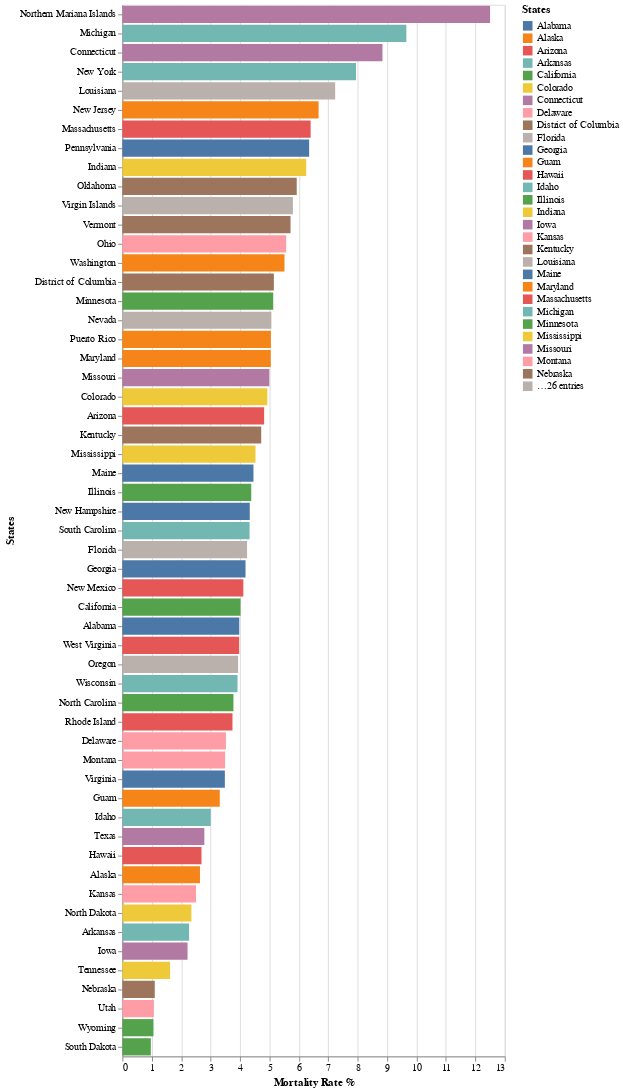

Notebook code cell kept with this figure:
### Markdown cell above
## Graph below plots the Mortality rate in the U.S. in descending order. As we can see, Michigan, Connecticut, and Northen Mariana Islands bear the highest mortality rate of Covind-19 within the U.S, and the state of South Dakota bear the lowest.

### Code cell
import altair as alt

# Drop NaN in Mortality_Rate for plotting purpose. Change 'Motality_Rate' for something else you want to plot.
US_mortality_rate = US_general[['Province_State', 'Mortality_Rate']].dropna()

# Rename columns for readibility
US_mortality_rate.rename(columns={'Mortality_Rate': 'Mortality Rate %', 'Province_State' : 'States'}, inplace=True)

#plot
alt.Chart(US_mortality_rate).mark_bar().encode(
  x='Mortality Rate %',
  y=alt.Y('States', sort='-x'), #sort by descending order
  color='States'
)

### Figure 1 — Vega-Lite specification as saved in the notebook (floating-point values rounded to 4 significant figures)
{"config": {"view": {"continuousWidth": 400, "continuousHeight": 300}}, "data": {"name": "data-b151a9737bd009365b9deb6f57619f3c"}, "mark": "bar", "encoding": {"color": {"type": "nominal", "field": "States"}, "x": {"type": "quantitative", "field": "Mortality Rate %"}, "y": {"type": "nominal", "field": "States", "sort": "-x"}}, "$schema": "https://vega.github.io/schema/vega-lite/v4.8.1.json", "datasets": {"data-b151a9737bd009365b9deb6f57619f3c": [{"States": "Alabama", "Mortality Rate %": 3.974}, {"States": "Alaska", "Mortality Rate %": 2.639}, {"States": "Arizona", "Mortality Rate %": 4.821}, {"States": "Arkansas", "Mortality Rate %": 2.268}, {"States": "California", "Mortality Rate %": 4.018}, {"States": "Colorado", "Mortality Rate %": 4.928}, {"States": "Connecticut", "Mortality Rate %": 8.842}, {"States": "Delaware", "Mortality Rate %": 3.521}, {"States": "District of Columbia", "Mortality Rate %": 5.15}, {"States": "Florida", "Mortality Rate %": 4.239}, {"States": "Georgia", "Mortality Rate %": 4.187}, {"States": "Guam", "Mortality Rate %": 3.311}, {"States": "Hawaii", "Mortality Rate %": 2.69}, {"States": "Idaho", "Mortality Rate %": 3.004}, {"States": "Illinois", "Mortality Rate %": 4.381}, {"States": "Indiana", "Mortality Rate %": 6.251}, {"States": "Iowa", "Mortality Rate %": 2.216}, {"States": "Kansas", "Mortality Rate %": 2.503}, {"States": "Kentucky", "Mortality Rate %": 4.72}, {"States": "Louisiana", "Mortality Rate %": 7.234}, {"States": "Maine", "Mortality Rate %": 4.457}, {"States": "Maryland", "Mortality Rate %": 5.045}, {"States": "Massachusetts", "Mortality Rate %": 6.4}, {"States": "Michigan", "Mortality Rate %": 9.654}, {"States": "Minnesota", "Mortality Rate %": 5.128}, {"States": "Mississippi", "Mortality Rate %": 4.526}, {"States": "Missouri", "Mortality Rate %": 4.996}, {"States": "Montana", "Mortality Rate %": 3.493}, {"States": "Nebraska", "Mortality Rate %": 1.101}, {"States": "Nevada", "Mortality Rate %": 5.065}, {"States": "New Hampshire", "Mortality Rate %": 4.331}, {"States": "New Jersey", "Mortality Rate %": 6.671}, {"States": "New Mexico", "Mortality Rate %": 4.113}, {"States": "New York", "Mortality Rate %": 7.943}, {"States": "North Carolina", "Mortality Rate %": 3.776}, {"States": "North Dakota", "Mortality Rate %": 2.347}, {"States": "Northern Mariana Islands", "Mortality Rate %": 12.5}, {"States": "Ohio", "Mortality Rate %": 5.569}, {"States": "Oklahoma", "Mortality Rate %": 5.927}, {"States": "Oregon", "Mortality Rate %": 3.934}, {"States": "Pennsylvania", "Mortality Rate %": 6.35}, {"States": "Puerto Rico", "Mortality Rate %": 5.05}, {"States": "Rhode Island", "Mortality Rate %": 3.743}, {"States": "South Carolina", "Mortality Rate %": 4.325}, {"States": "South Dakota", "Mortality Rate %": 0.9667}, {"States": "Tennessee", "Mortality Rate %": 1.622}, {"States": "Texas", "Mortality Rate %": 2.787}, {"States": "Utah", "Mortality Rate %": 1.072}, {"States": "Vermont", "Mortality Rate %": 5.717}, {"States": "Virgin Islands", "Mortality Rate %": 5.797}, {"States": "Virginia", "Mortality Rate %": 3.484}, {"States": "Washington", "Mortality Rate %": 5.512}, {"States": "West Virginia", "Mortality Rate %": 3.971}, {"States": "Wisconsin", "Mortality Rate %": 3.914}, {"States": "Wyoming", "Mortality Rate %": 1.057}]}}
